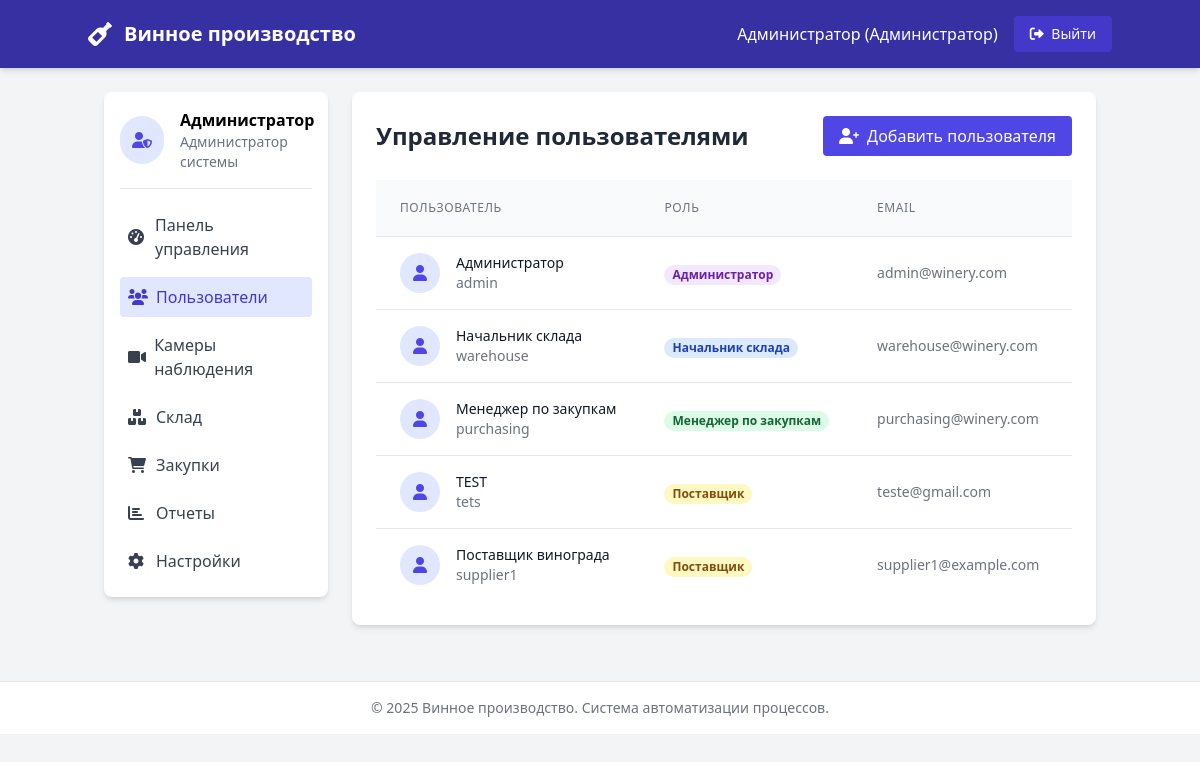
The app's page /views/admin/users.php (signed in) with its own data.
### tables this page shows
CREATE TABLE `users` (
  `id` int(11) NOT NULL,
  `username` varchar(50) NOT NULL,
  `password` varchar(255) NOT NULL,
  `role` enum('admin','warehouse','purchasing','supplier') NOT NULL,
  `name` varchar(100) NOT NULL,
  `email` varchar(100) NOT NULL,
  `created_at` timestamp NOT NULL DEFAULT current_timestamp()
);

### controllers/AuthController.php (called while the page is built, shortened)
<?php
require_once ROOT_PATH . '/config/database.php';
class AuthController {
    private $db;
    public function __construct() {
        $this->db = new Database();
        $this->db->getConnection();
    }
    public function isLoggedIn() {
        return isset($_SESSION['user_id']);
    }
    public function getCurrentUser() {
        $query = "SELECT id, username, role, name, email, created_at FROM users WHERE id = ?";
        return $this->db->selectOne($query, [$_SESSION['user_id']]);
    }
}

### config/database.php (called while the page is built, shortened)
<?php
class Database {
    private $host = 'localhost';
    private $db_name = 'winery_automation';
    private $username = 'root';
    private $password = '';
    private $conn;
    public function getConnection() {
        $this->conn = null;
        try {
            $this->conn = new PDO(
                "mysql:host=" . $this->host . ";dbname=" . $this->db_name,
                $this->username,
                $this->password
            );
            $this->conn->setAttribute(PDO::ATTR_ERRMODE, PDO::ERRMODE_EXCEPTION);
            $this->conn->exec("set names utf8");
        } catch(PDOException $e) {
            Logger::logSqlError("Connection attempt", [], $e, 'database_errors');
            echo "Ошибка подключения к базе данных: " . $e->getMessage();
        }
        return $this->conn;
    }
    public function select($query, $params = []) {
        try {
            $stmt = $this->conn->prepare($query);
            $stmt->execute();
            return $stmt->fetchAll(PDO::FETCH_ASSOC);
        } catch(PDOException $e) {
            Logger::logSqlError($query, $params, $e);
            echo "Ошибка выполнения запроса: " . $e->getMessage();
            return false;
        }
    }
    public function selectOne($query, $params = []) {
        try {
            $stmt = $this->conn->prepare($query);
            $this->bindParams($stmt, $params);
            $stmt->execute();
            return $stmt->fetch(PDO::FETCH_ASSOC);
        } catch(PDOException $e) {
            Logger::logSqlError($query, $params, $e);
            echo "Ошибка выполнения запроса: " . $e->getMessage();
            return false;
        }
    }
    private function bindParams($stmt, $params) {
        if (is_array($params)) {
            if (array_keys($params) === range(0, count($params) - 1)) {
                foreach ($params as $i => $param) {
                    $position = $i + 1;
                    if (is_null($param)) {
                        $stmt->bindValue($position, $param, PDO::PARAM_NULL);
                    } elseif (is_int($param)) {
                        $stmt->bindValue($position, $param, PDO::PARAM_INT);
                    } elseif (is_bool($param)) {
                        $stmt->bindValue($position, $param, PDO::PARAM_BOOL);
                    } else {
                        $stmt->bindValue($position, $param, PDO::PARAM_STR);
                    }
                }
            }
        }
    }
}

### controllers/AdminController.php (called while the page is built, shortened)
<?php
require_once ROOT_PATH . '/config/database.php';
class AdminController {
    private $db;
    public function __construct() {
        $this->db = new Database();
        $this->db->getConnection();
    }
    public function getAllUsers() {
        $query = "SELECT u.*,
                 (SELECT COUNT(*) FROM inventory_transactions WHERE created_by = u.id) as transaction_count
                 FROM users u
                 ORDER BY u.role, u.name";
        return $this->db->select($query);
    }
}

### views/admin/users.php (the view, shortened to what this page needs)
<?php
require_once '../../controllers/AuthController.php';
require_once '../../controllers/AdminController.php';
$authController = new AuthController();
$adminController = new AdminController();
$currentUser = $authController->getCurrentUser();
$userList = $adminController->getAllUsers();
$editUser = null;
$roleNames = [
    'admin' => 'Администратор',
    'warehouse' => 'Начальник склада',
    'purchasing' => 'Менеджер по закупкам',
    'supplier' => 'Поставщик'
];
?>
<!DOCTYPE html>
<html lang="ru">
<head>
    <script src="https://cdn.tailwindcss.com"></script>
    <link rel="stylesheet" href="https://cdnjs.cloudflare.com/ajax/libs/font-awesome/6.0.0-beta3/css/all.min.css">
</head>
<body class="bg-gray-100 min-h-screen">
    <nav class="bg-indigo-800 text-white p-4 shadow-md">
        <div class="container mx-auto flex justify-between items-center">
            <div class="flex items-center">
                <i class="fas fa-wine-bottle text-2xl mr-3"></i>
                <h1 class="text-xl font-bold">Винное производство</h1>
            </div>
            <div class="flex items-center space-x-4">
                <span><?php echo htmlspecialchars($currentUser['name']); ?> (Администратор)</span>
                <a href="../../controllers/logout.php" class="bg-indigo-700 hover:bg-indigo-600 py-2 px-4 rounded text-sm">
                    <i class="fas fa-sign-out-alt mr-1"></i> Выйти
                </a>
            </div>
        </div>
    </nav>
    <div class="container mx-auto flex flex-wrap mt-6 px-4">
        <aside class="w-full md:w-1/4 pr-0 md:pr-6">
            <div class="bg-white rounded-lg shadow-md p-4 mb-6">
                <div class="flex items-center mb-4 pb-4 border-b border-gray-200">
                    <div class="bg-indigo-100 p-3 rounded-full mr-4">
                        <i class="fas fa-user-shield text-indigo-600"></i>
                    </div>
                    <div>
                        <p class="font-semibold"><?php echo htmlspecialchars($currentUser['name']); ?></p>
                        <p class="text-sm text-gray-500">Администратор системы</p>
                    </div>
                </div>
                <ul class="space-y-2">
                    <li>
                        <a href="dashboard.php" class="flex items-center p-2 text-gray-700 hover:bg-indigo-50 rounded font-medium">
                            <i class="fas fa-tachometer-alt w-5 mr-2"></i>
                            <span>Панель управления</span>
                        </a>
                    </li>
                    <li>
                        <a href="users.php" class="flex items-center p-2 bg-indigo-100 text-indigo-700 rounded font-medium">
                            <i class="fas fa-users w-5 mr-2"></i>
                            <span>Пользователи</span>
                        </a>
                    </li>
                    <li>
                        <a href="cameras.php" class="flex items-center p-2 text-gray-700 hover:bg-indigo-50 rounded font-medium">
                            <i class="fas fa-video w-5 mr-2"></i>
                            <span>Камеры наблюдения</span>
                        </a>
                    </li>
                    <li>
                        <a href="warehouse.php" class="flex items-center p-2 text-gray-700 hover:bg-indigo-50 rounded font-medium">
                            <i class="fas fa-boxes w-5 mr-2"></i>
                            <span>Склад</span>
                        </a>
                    </li>
                    <li>
                        <a href="purchasing.php" class="flex items-center p-2 text-gray-700 hover:bg-indigo-50 rounded font-medium">
                            <i class="fas fa-shopping-cart w-5 mr-2"></i>
                            <span>Закупки</span>
                        </a>
                    </li>
                    <li>
                        <a href="reports.php" class="flex items-center p-2 text-gray-700 hover:bg-indigo-50 rounded font-medium">
                            <i class="fas fa-chart-bar w-5 mr-2"></i>
                            <span>Отчеты</span>
                        </a>
                    </li>
                    <li>
                        <a href="settings.php" class="flex items-center p-2 text-gray-700 hover:bg-indigo-50 rounded font-medium">
                            <i class="fas fa-cog w-5 mr-2"></i>
                            <span>Настройки</span>
                        </a>
                    </li>
                </ul>
            </div>
        </aside>
        <main class="w-full md:w-3/4">
            <div class="bg-white rounded-lg shadow-md p-6 mb-6">
                <div class="flex justify-between items-center mb-6">
                    <h2 class="text-2xl font-semibold text-gray-800">Управление пользователями</h2>
                    <?php if (!$editUser): ?>
                    <button id="showAddForm" class="bg-indigo-600 hover:bg-indigo-700 text-white py-2 px-4 rounded">
                        <i class="fas fa-user-plus mr-1"></i> Добавить пользователя
                    </button>
                    <?php endif; ?>
                </div>
                <div class="overflow-x-auto">
                    <table class="min-w-full divide-y divide-gray-200">
                        <thead class="bg-gray-50">
                            <tr>
                                <th scope="col" class="px-6 py-3 text-left text-xs font-medium text-gray-500 uppercase tracking-wider">
                                    Пользователь
                                </th>
                                <th scope="col" class="px-6 py-3 text-left text-xs font-medium text-gray-500 uppercase tracking-wider">
                                    Роль
                                </th>
                                <th scope="col" class="px-6 py-3 text-left text-xs font-medium text-gray-500 uppercase tracking-wider">
                                    Email
                                </th>
                                <th scope="col" class="px-6 py-3 text-left text-xs font-medium text-gray-500 uppercase tracking-wider">
                                </th>
                            </tr>
                        </thead>
                        <tbody class="bg-white divide-y divide-gray-200">
                            <?php if (empty($userList)): ?>
                            <tr>
                                <td colspan="6" class="px-6 py-4 text-center text-sm text-gray-500">
                                    Пользователи не найдены
                                </td>
                            </tr>
                            <?php else: ?>
                                <?php foreach ($userList as $user): ?>
                                <tr>
                                    <td class="px-6 py-4 whitespace-nowrap">
                                        <div class="flex items-center">
                                            <div class="flex-shrink-0 h-10 w-10">
                                                <div class="h-10 w-10 rounded-full bg-indigo-100 flex items-center justify-center">
                                                    <i class="fas fa-user text-indigo-600"></i>
                                                </div>
                                            </div>
                                            <div class="ml-4">
                                                <div class="text-sm font-medium text-gray-900">
                                                    <?php echo htmlspecialchars($user['name']); ?>
                                                </div>
                                                <div class="text-sm text-gray-500">
                                                    <?php echo htmlspecialchars($user['username']); ?>
                                                </div>
                                            </div>
                                        </div>
                                    </td>
                                    <td class="px-6 py-4 whitespace-nowrap">
                                        <span class="px-2 inline-flex text-xs leading-5 font-semibold rounded-full
                                              <?php
                                              $roleColors = [
                                                  'admin' => 'bg-purple-100 text-purple-800',
                                                  'warehouse' => 'bg-blue-100 text-blue-800',
                                                  'purchasing' => 'bg-green-100 text-green-800',
                                                  'supplier' => 'bg-yellow-100 text-yellow-800'
                                              ];
                                              echo $roleColors[$user['role']] ?? 'bg-gray-100 text-gray-800';
                                              ?>">
                                            <?php echo $roleNames[$user['role']] ?? $user['role']; ?>
                                        </span>
                                    </td>
                                    <td class="px-6 py-4 whitespace-nowrap text-sm text-gray-500">
                                        <?php echo htmlspecialchars($user['email']); ?>
                                    </td>
                                    <td class="px-6 py-4 whitespace-nowrap text-sm text-gray-500">
                                    </td>
                                </tr>
                                <?php endforeach; ?>
                            <?php endif; ?>
                        </tbody>
                    </table>
                </div>
            </div>
        </main>
    </div>
    <footer class="bg-white p-4 mt-8 border-t border-gray-200">
        <div class="container mx-auto text-center text-gray-500 text-sm">
            &copy; <?php echo date('Y'); ?> Винное производство. Система автоматизации процессов.
        </div>
    </footer>
</body>
</html>

### records on screen
users: name "Администратор", username "admin", role "Администратор", email "admin@winery.com"
users: name "Начальник склада", username "warehouse", role "Начальник склада", email "warehouse@winery.com"
users: name "Менеджер по закупкам", username "purchasing", role "Менеджер по закупкам", email "purchasing@winery.com"
users: name "TEST", username "tets", role "Поставщик", email "teste@gmail.com"
users: name "Поставщик винограда", username "supplier1", role "Поставщик", email "supplier1@example.com"
